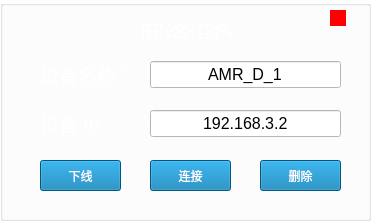
     <widget class="QGroupBox" name="netCar_9">
      <property name="geometry">
       <rect>
        <x>1170</x>
        <y>450</y>
        <width>371</width>
        <height>221</height>
       </rect>
      </property>
      <property name="styleSheet">
       <string notr="true">background-color: transparent;</string>
      </property>
      <property name="title">
       <string/>
      </property>
      <widget class="QLabel" name="status_9">
       <property name="geometry">
        <rect>
         <x>330</x>
         <y>10</y>
         <width>16</width>
         <height>16</height>
        </rect>
       </property>
       <property name="styleSheet">
        <string notr="true">background-color: rgb(255, 0, 0);</string>
       </property>
       <property name="text">
        <string/>
       </property>
      </widget>
      <widget class="QPushButton" name="delete_9">
       <property name="geometry">
        <rect>
         <x>260</x>
         <y>160</y>
         <width>81</width>
         <height>31</height>
        </rect>
       </property>
       <property name="styleSheet">
        <string notr="true">background-color: rgb(0, 120, 176);
color: rgb(255, 255, 255);</string>
       </property>
       <property name="text">
        <string>删除</string>
       </property>
      </widget>
      <widget class="QPushButton" name="startButton_9">
       <property name="geometry">
        <rect>
         <x>150</x>
         <y>160</y>
         <width>81</width>
         <height>31</height>
        </rect>
       </property>
       <property name="styleSheet">
        <string notr="true">background-color: rgb(0, 120, 176);
color: rgb(255, 255, 255);</string>
       </property>
       <property name="text">
        <string>连接</string>
       </property>
      </widget>
      <widget class="QPushButton" name="stopButton_9">
       <property name="geometry">
        <rect>
         <x>40</x>
         <y>160</y>
         <width>81</width>
         <height>31</height>
        </rect>
       </property>
       <property name="styleSheet">
        <string notr="true">background-color: rgb(0, 120, 176);
color: rgb(255, 255, 255);</string>
       </property>
       <property name="text">
        <string>下线</string>
       </property>
      </widget>
      <widget class="QLabel" name="label_174">
       <property name="geometry">
        <rect>
         <x>140</x>
         <y>15</y>
         <width>101</width>
         <height>24</height>
        </rect>
       </property>
       <property name="text">
        <string>&lt;html&gt;&lt;head/&gt;&lt;body&gt;&lt;p&gt;&lt;span style=&quot; font-size:18pt; color:#ffffff;&quot;&gt;网络设备&lt;/span&gt;&lt;/p&gt;&lt;/body&gt;&lt;/html&gt;</string>
       </property>
      </widget>
      <widget class="QWidget" name="layoutWidget_11">
       <property name="geometry">
        <rect>
         <x>40</x>
         <y>60</y>
         <width>301</width>
         <height>78</height>
        </rect>
       </property>
       <layout class="QGridLayout" name="gridLayout_9">
        <property name="horizontalSpacing">
         <number>15</number>
        </property>
        <property name="verticalSpacing">
         <number>20</number>
        </property>
        <item row="0" column="0">
         <widget class="QLabel" name="label_175">
          <property name="text">
           <string>&lt;html&gt;&lt;head/&gt;&lt;body&gt;&lt;p&gt;&lt;span style=&quot; font-size:14pt; color:#ffffff;&quot;&gt;设备名称：&lt;/span&gt;&lt;/p&gt;&lt;/body&gt;&lt;/html&gt;</string>
          </property>
         </widget>
        </item>
        <item row="0" column="1">
         <widget class="QLineEdit" name="netDevice_9">
          <property name="sizePolicy">
           <sizepolicy hsizetype="Expanding" vsizetype="Fixed">
            <horstretch>0</horstretch>
            <verstretch>0</verstretch>
           </sizepolicy>
          </property>
          <property name="font">
           <font>
            <pointsize>12</pointsize>
           </font>
          </property>
          <property name="styleSheet">
           <string notr="true">color: rgb(0, 0, 0);
background-color: rgb(255, 255, 255);</string>
          </property>
          <property name="text">
           <string>AMR_D_1</string>
          </property>
          <property name="alignment">
           <set>Qt::AlignCenter</set>
          </property>
         </widget>
        </item>
        <item row="1" column="0">
         <widget class="QLabel" name="label_176">
          <property name="text">
           <string>&lt;html&gt;&lt;head/&gt;&lt;body&gt;&lt;p&gt;&lt;span style=&quot; font-size:14pt; color:#ffffff;&quot;&gt;设备   IP:&lt;/span&gt;&lt;/p&gt;&lt;/body&gt;&lt;/html&gt;</string>
          </property>
         </widget>
        </item>
        <item row="1" column="1">
         <widget class="QLineEdit" name="netIP_9">
          <property name="sizePolicy">
           <sizepolicy hsizetype="Expanding" vsizetype="Fixed">
            <horstretch>0</horstretch>
            <verstretch>0</verstretch>
           </sizepolicy>
          </property>
          <property name="font">
           <font>
            <pointsize>12</pointsize>
           </font>
          </property>
          <property name="styleSheet">
           <string notr="true">background-color: rgb(255, 255, 255);
color: rgb(0, 0, 0);</string>
          </property>
          <property name="text">
           <string>192.168.3.2</string>
          </property>
          <property name="alignment">
           <set>Qt::AlignCenter</set>
          </property>
         </widget>
        </item>
       </layout>
      </widget>
     </widget>
